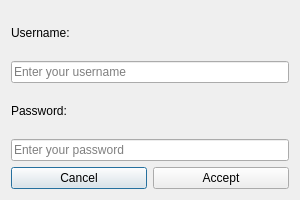
<?xml version="1.0" encoding="UTF-8"?>
<ui version="4.0">
 <class>LoginDialog</class>
 <widget class="QDialog" name="LoginDialog">
  <property name="geometry">
   <rect>
    <x>0</x>
    <y>0</y>
    <width>300</width>
    <height>200</height>
   </rect>
  </property>
  <property name="windowTitle">
   <string>Login</string>
  </property>
  <layout class="QVBoxLayout" name="verticalLayout">
   <item>
    <widget class="QLabel" name="label_username">
     <property name="text">
      <string>Username:</string>
     </property>
    </widget>
   </item>
   <item>
    <widget class="QLineEdit" name="usernameLineEdit">
     <property name="placeholderText">
      <string>Enter your username</string>
     </property>
    </widget>
   </item>
   <item>
    <widget class="QLabel" name="label_password">
     <property name="text">
      <string>Password:</string>
     </property>
    </widget>
   </item>
   <item>
    <widget class="QLineEdit" name="passwordLineEdit">
     <property name="echoMode">
      <enum>QLineEdit::Password</enum>
     </property>
     <property name="placeholderText">
      <string>Enter your password</string>
     </property>
    </widget>
   </item>
   <item>
    <layout class="QHBoxLayout" name="horizontalLayout">
     <item>
      <widget class="QPushButton" name="cancelButton">
       <property name="text">
        <string>Cancel</string>
       </property>
      </widget>
     </item>
     <item>
      <widget class="QPushButton" name="acceptButton">
       <property name="text">
        <string>Accept</string>
       </property>
      </widget>
     </item>
    </layout>
   </item>
  </layout>
 </widget>
 <resources/>
 <connections/>
</ui>
